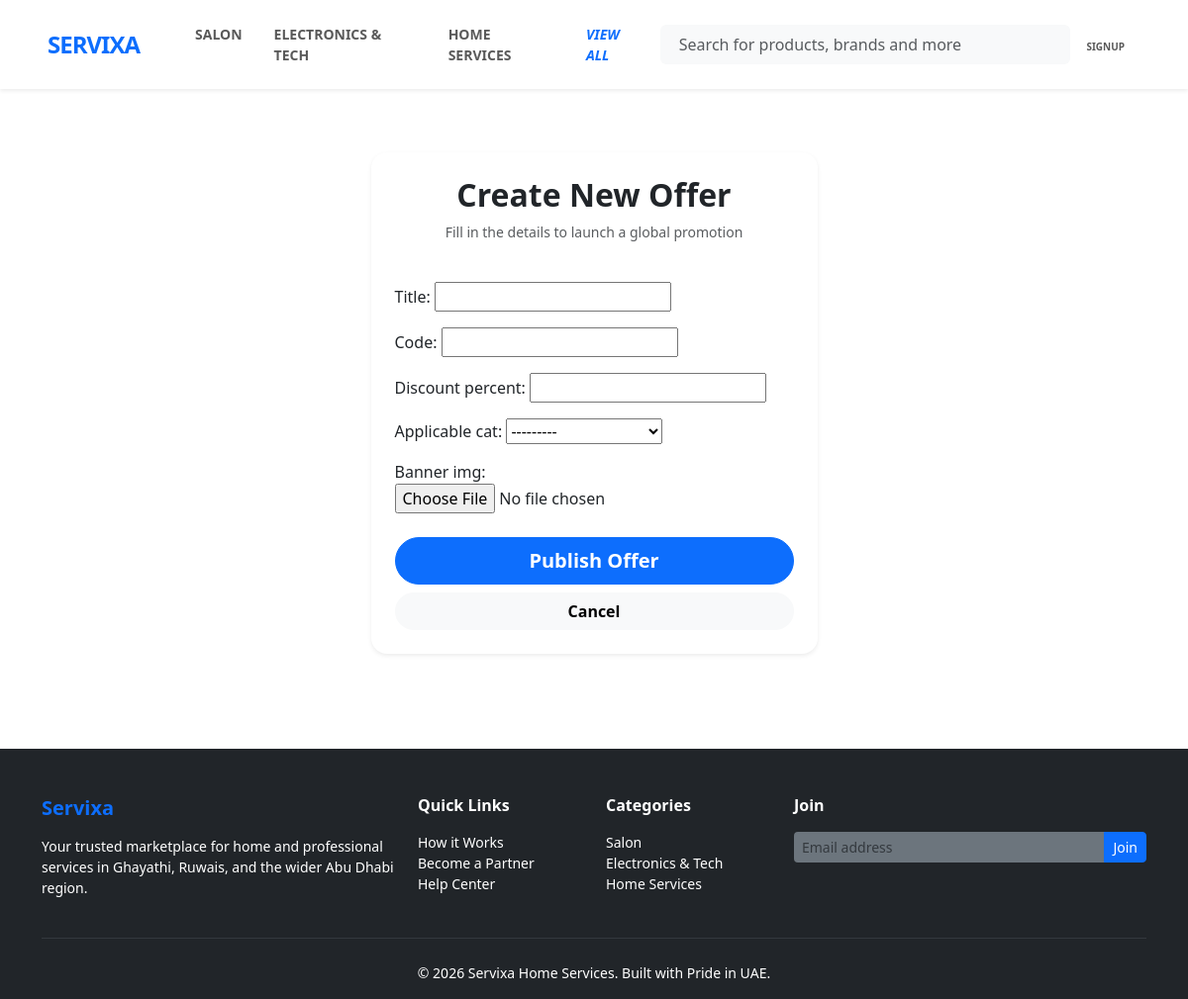
/accounts/addoffer, run on the app's committed database.
### services/models.py (models this page shows)
class Category(models.Model):
    name = models.CharField(max_length=100)
    icon = models.ImageField(upload_to='category_icons',blank=True)
    def __str__(self):
        return self.name

### accounts/views.py (the view)
# urls.py: path('addoffer',add_offers,name='addoffer'),
def add_offers(request):
    if request.method == 'POST':
        form = OfferForm(request.POST,request.FILES)
        if form.is_valid():
            form.save()
            messages.success(request,f"Offer created successfiully")
            return redirect(super_admin_dashboard)
    else:
        form = OfferForm()
    return render(request,'accounts/addoffer.html',{'form':form})

### accounts/form.py
class OfferForm(forms.ModelForm):
    class Meta:
        model = Offer
        fields = ['title','code','discount_percent','applicable_cat','banner_img']

### booking/context_processors.py (called while the page is built)
def cat_context(request):
    all_cats = Category.objects.all()
    return {
        'nav_categories' : all_cats[:4],
        'more_categories' : all_cats[4:],
        'categories' : all_cats,
    }

### templates/accounts/addoffer.html (shortened to what this page needs)
{% extends 'base.html' %}
{% block code %}
<div class="container py-5">
    <div class="row justify-content-center">
        <div class="col-md-6 col-lg-5">
            <div class="card border-0 shadow-sm p-4 rounded-4">
                <div class="text-center mb-4">
                    <h2 class="fw-bold text-dark">Create New Offer</h2>
                    <p class="text-muted small">Fill in the details to launch a global promotion</p>
                </div>
                <form method="POST" enctype="multipart/form-data">
                    <div class="mb-3">
                        {{ form.as_p }}
                    </div>
                    <div class="d-grid gap-2 mt-4">
                        <button type="submit" class="btn btn-primary btn-lg rounded-pill fw-bold">
                            Publish Offer
                        </button>
                        <a href="{% url 'admin_dashboard' %}" class="btn btn-light rounded-pill fw-bold">
                            Cancel
                        </a>
                    </div>
                </form>
            </div>
        </div>
    </div>
</div>
{% endblock %}

### templates/base.html (shortened to what this page needs)
<!DOCTYPE html>
<html lang="en">
<head>
    <link href="https://cdn.jsdelivr.net/npm/bootstrap@5.3.8/dist/css/bootstrap.min.css" rel="stylesheet">
</head>
<body >
    <header>
        <nav class="navbar navbar-expand-lg navbar-light bg-white py-3 shadow-sm sticky-top">
            <div class="container-fluid px-lg-5">
                <a class="navbar-brand fw-bold fs-4" href="{% url 'home' %}" style="letter-spacing: -1px;">
                    <span class="text-primary">SERVIXA</span>
                </a>
                <div class="collapse navbar-collapse" id="mainNav">
                    <ul class="navbar-nav me-auto mb-2 mb-lg-0 ms-lg-4 fw-semibold small text-uppercase">
                        {%for cat in nav_categories %}
                            <li class="nav-item"><a class="nav-link px-3" href="{% url 'catview' cat.id %}">{{cat.name}}</a>
                            </li>
                        {%endfor%}
                        <li class = "nav-item">
                            <a href="{% url 'allcats' %}" class="nav-link px-3 fw-bold text-primary"><i>View All</i></a>
                        </li>
                    </ul>
                    <form action="{% url 'search' %}" method="GET" class="d-flex mx-auto col-lg-5 position-relative">
                        <div class="input-group bg-light rounded-2 border-0">
                            <span class="input-group-text bg-transparent border-0 pe-0 text-muted">
                            </span>
                            <input class="form-control bg-transparent border-0 py-2 ps-2 small" type="search" name="search"
                                placeholder="Search for products, brands and more" value="{{ request.GET.search }}">
                        </div>
                    </form>
                    <div class="navbar-nav ms-auto align-items-center">
                        {%if user.is_authenticated %}
                            {% if user.role == 'customer' %}
                                <a href="{% url 'profile' %}" class="nav-link text-center px-3">
                                    <i class="bi bi-person fs-5 d-block"></i>
                                    <span style="font-size: 10px;" class="fw-bold text-uppercase">{{user.username}}</span>
                                </a>
                            {% elif user.role == 'admin' %}
                                <a href="{% url 'admin_dashboard' %}" class="nav-link text-center px-3">
                                    <i class="bi bi-person fs-5 d-block"></i>
                                    <span style="font-size: 10px;" class="fw-bold text-uppercase">Dashboard</span>
                                </a>
                            {% else %}
                                <a href="{% url 'dashboard' %}" class="nav-link text-center px-3">
                                    <i class="bi bi-person fs-5 d-block"></i>
                                    <span style="font-size: 10px;" class="fw-bold text-uppercase">Dashboard</span>
                                </a>
                            {%endif%}
                        {%else%}
                            <a href="{% url 'login' %}" class="nav-link text-center px-3">
                                <span style="font-size: 10px;" class="fw-bold text-uppercase">Signup</span>
                            </a>
                        {% endif %}
                    </div>
                </div>
            </div>
        </nav>
    </header>
    <div style="min-height: 500px;">
    {% block code %}
    {%endblock%}
    </div>
    <footer class="bg-dark text-white pt-5 pb-3 mt-5">
        <div class="container">
            <div class="row g-4">
                <div class="col-md-4">
                    <h5 class="fw-bold text-primary mb-3">Servixa</h5>
                    <p class="small text-white">Your trusted marketplace for home and professional services in Ghayathi, Ruwais, and the wider Abu Dhabi region.</p>
                </div>
                <div class="col-md-2">
                    <h6 class="fw-bold mb-3">Quick Links</h6>
                    <ul class="list-unstyled small">
                        <li><a href="#" class="text-white text-decoration-none">How it Works</a></li>
                        <li><a href="#" class="text-white text-decoration-none">Become a Partner</a></li>
                        <li><a href="#" class="text-white text-decoration-none">Help Center</a></li>
                    </ul>
                </div>
                <div class="col-md-2">
                    <h6 class="fw-bold mb-3">Categories</h6>
                    <ul class="list-unstyled small">
                        {% for cat in nav_categories %}
                            <li><a href="#" class="text-white text-decoration-none">{{ cat.name }}</a></li>
                        {% endfor %}
                    </ul>
                </div>
                <div class="col-md-4">
                    <h6 class="fw-bold mb-3">Join</h6>
                    <div class="input-group mb-3">
                        <input type="text" class="form-control form-control-sm bg-secondary border-0 text-white" placeholder="Email address">
                        <button class="btn btn-primary btn-sm">Join</button>
                    </div>
                </div>
            </div>
            <hr class="my-4 border-secondary">
            <div class="text-center small text-white">
                &copy; 2026 Servixa Home Services. Built with Pride in UAE.
            </div>
        </div>
    </footer>
</body>
</html>

### data on the page
Category: name "SALON", name "Salon"
Category: name "ELECTRONICS & TECH", name "Electronics & Tech"
Category: name "HOME SERVICES", name "Home Services"
